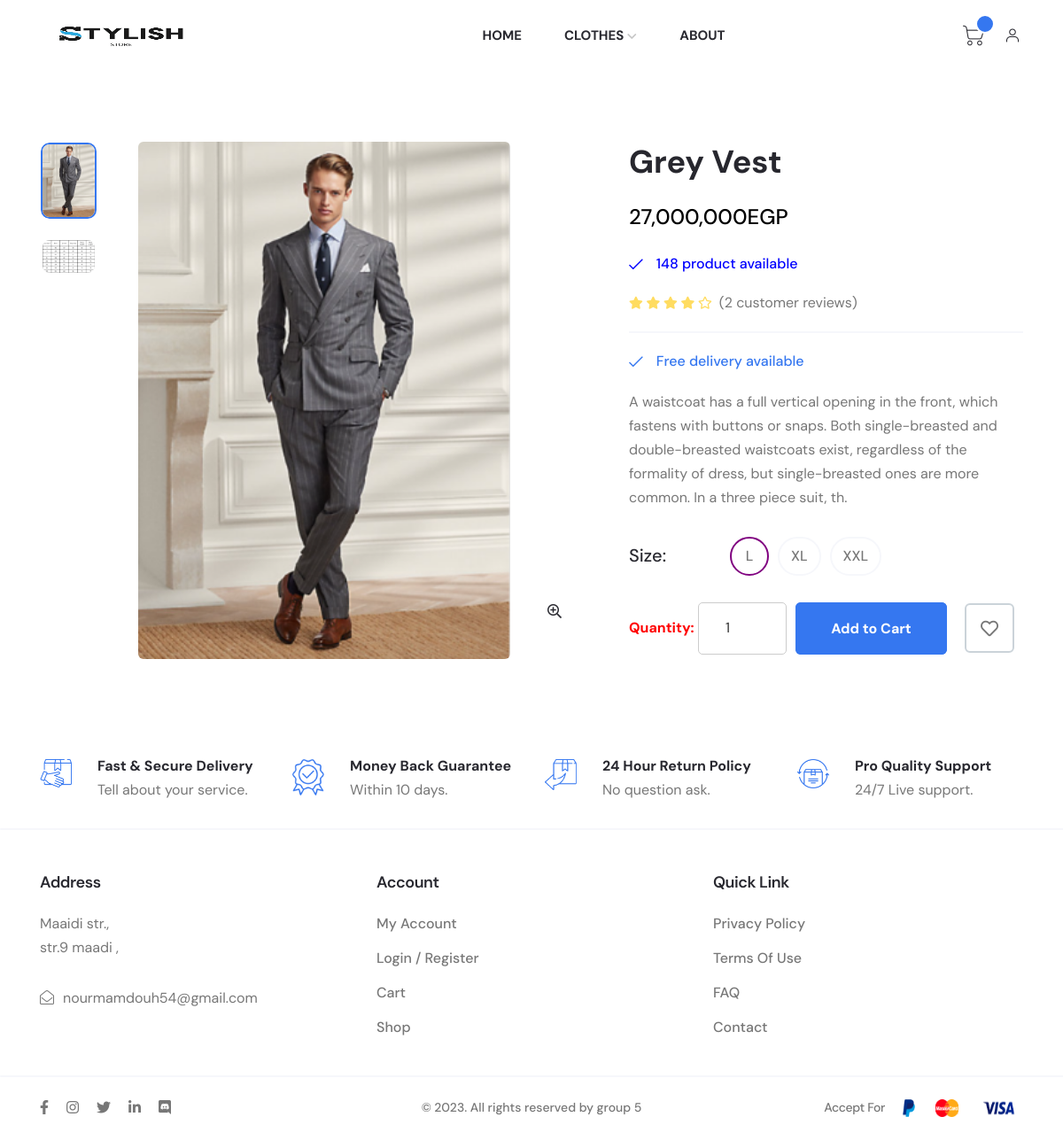
The app's page /web_user/fashionApp.php?act=detail_product&id=90, older data.
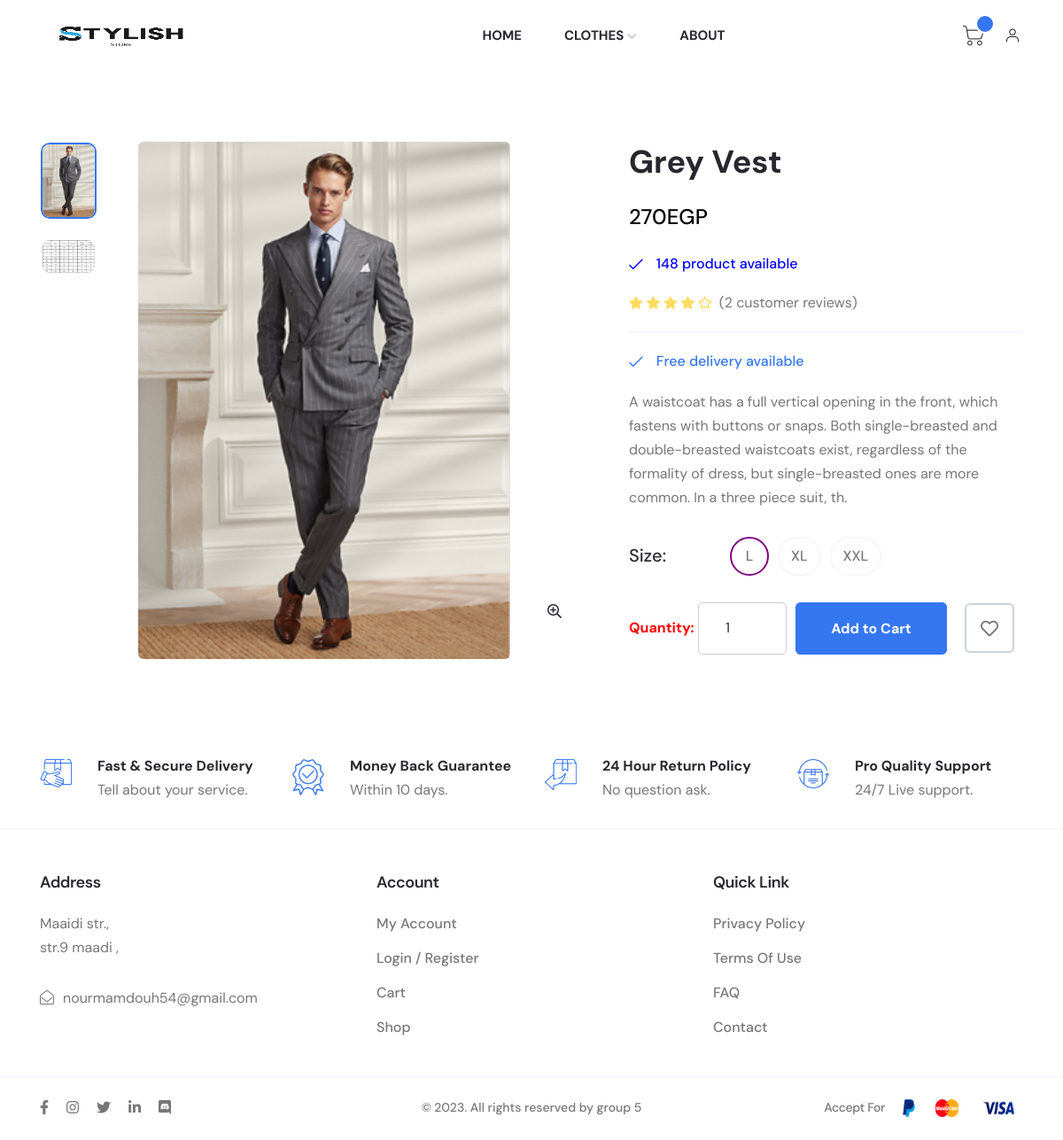
The same page, newer data.
### tables this page shows
CREATE TABLE `tbl_product` (
  `id_product` int(6) NOT NULL,
  `product_name` varchar(255) NOT NULL,
  `quantity` int(11) NOT NULL DEFAULT 0,
  `product_img` varchar(50) NOT NULL,
  `product_prices` int(10) NOT NULL DEFAULT 0,
  `catalog_id` int(4) NOT NULL,
  `employee_entry` int(11) NOT NULL,
  `entry_date` date NOT NULL DEFAULT current_timestamp(),
  `sup_id` int(11) NOT NULL,
  `view` tinyint(4) NOT NULL DEFAULT 0,
  `special` tinyint(4) NOT NULL DEFAULT 0,
  `old_prices` int(11) NOT NULL DEFAULT 0,
  `description` varchar(255) NOT NULL,
  `size` varchar(5) NOT NULL DEFAULT 'L'
);

### model_user/productdb_user.php (called while the page is built, shortened)
<?php
function get_detail_product($id){
    $conn=connectdb();
    $stmt = $conn->prepare("SELECT * FROM tbl_product Where id_product =".$id);
    $stmt->execute();
    $kq=$stmt->fetchAll();
    return $kq;
}
?>

### web_user/detail_product.php (the view, shortened to what the changed rows need)
  <?php
    $i = 0;
    echo '
        <div class="axil-single-product-area axil-section-gap pb--0 bg-color-white">
            <div class="single-product-thumb mb--40">
                <div class="container">
                    <div class="row">
                        <div class="col-lg-7 mb--40">
                            <div class="row">
                                <div class="col-lg-10 order-lg-2">
                                    <div class="single-product-thumbnail-wrap zoom-gallery">
                                        <div class="single-product-thumbnail product-large-thumbnail-3 axil-product">
                                            <div class="thumbnail">
                                                <a href="../uploads/'.$detail_product[0]["product_img"].'" class="popup-zoom">
                                                    <img class="custom_img_detail" src="../uploads/'.$detail_product[0]["product_img"].'" alt="Product Images">
                                                </a>
                                            </div>
                                        </div>
                                        <div class="product-quick-view position-view">
                                            <a href="../uploads/'.$detail_product[0]["product_img"].'" class="popup-zoom">
                                                <i class="far fa-search-plus"></i>
                                            </a>
                                        </div>
                                    </div>
                                </div>
                                <div class="col-lg-2 order-lg-1">
                                    <div class="product-small-thumb-3 small-thumb-wrapper">
                                        <div class="small-thumb-img">
                                            <img src="../uploads/'.$detail_product[0]["product_img"].'" alt="thumb image">
                                        </div>
                                        <div class="small-thumb-img">
                                            <img src="../uploads/size.png" alt="thumb image">
                                        </div>
                                    </div>
                                </div>
                            </div>
                        </div>
                        <div class="col-lg-5 mb--40">
                            <div class="single-product-content">
                                <div class="inner">
                                    <h2 class="product-title">'.$detail_product[0]["product_name"].'</h2>
                                    <span class="price-amount">'.number_format($detail_product[0]["product_prices"]).'EGP</span>';
                                    if ($detail_product[0]["quantity"] == 0) {
                                        echo '
                                            <ul class="product-meta">
                                                <li style="color: red;"><i class="fal fa-times"></i>Run out of stock</li>
                                                <li style="color: red;"><i class="fal fa-times"></i>'.$detail_product[0]["quantity"].' product available</li>
                                            </ul>
                                        ';
                                    } else {
                                        echo '
                                            <ul class="product-meta">
                                                <li style="color: Blue;"><i class="fal fa-check"></i>'.$detail_product[0]["quantity"].' product available</li>
                                            </ul>
                                        ';
                                    }
                                    echo '
                                    <div class="product-rating">
                                        <div class="star-rating">
                                            <i class="fas fa-star"></i>
                                            <i class="fas fa-star"></i>
                                            <i class="fas fa-star"></i>
                                            <i class="fas fa-star"></i>
                                            <i class="far fa-star"></i>
                                        </div>
                                        <div class="review-link">
                                            <a href="#">(<span>2</span> customer reviews)</a>
                                        </div>
                                    </div>
                                    <ul class="product-meta">
                                        <li><i class="fal fa-check"></i>Free delivery available</li>
                                    </ul>
                                    <p class="description">'.$detail_product[0]["description"].'.</p>
                                    <div class="product-variations-wrapper">
                                        <div class="product-variation product-size-variation">
                                            <h6 class="title">Size:</h6>
                                            <ul class="range-variant">
                                                <li onclick="highlightSize(this)" class="active">'.$detail_product[0]["size"].'</li>
                                                <li onclick="highlightSize(this)">XL</li>
                                                <li onclick="highlightSize(this)">XXL</li>
                                            </ul>
                                        </div>
                                    </div>';
                                    echo '
                                    <div class="product-action-wrapper d-flex-center">
                                        <form id="slider_product_'.$i.'" action="fashionApp.php?act=add_cart" method="POST">
                                            <input type="hidden" value="'.$detail_product[0]["product_img"].'" name="img">
                                            <input type="hidden" value="'.$detail_product[0]["product_name"].'" name="name">
                                            <input type="hidden" value="'.$detail_product[0]["product_prices"].'" name="price">
                                            <input type="hidden" value="'.$detail_product[0]["id_product"].'" name="id">
                                            <input type="hidden" value="'.$detail_product[0]["size"].'" name="size">
                                            <label style="color: red; font-weight: bold;">Quantity:</label>
                                            <input style="height: 59.2px; border: 1px solid #ccc; border-radius: 5px; font-size: 16px; color: #333;
                                            width: 100px;" type="number" name="quantity" value="1"  min="1" max="'.$detail_product[0]["quantity"].'" placeholder="quantity"  oninput="limitInput(this)">
                                        </form>
                                        <ul class="product-action d-flex-center mb--0">';
                                            if ($detail_product[0]["quantity"] != 0) {
                                                echo '
                                                    <li class="add-to-cart"><a href="javascript:void(0);" onclick="submitForm('.$i.')" class="axil-btn btn-bg-primary">Add to Cart</a></li>
                                                    <li class="wishlist"><a href="#" class="axil-btn wishlist-btn"><i class="far fa-heart"></i></a></li>
                                                ';
                                            } else {
                                                echo '
                                                <li class="add-to-cart" ><a style="background-color: grey; color: white;"href="#" class="axil-btn" >Out of stock</a></li>
                                                <li class="wishlist"><a href="#" class="axil-btn wishlist-btn"><i class="far fa-heart"></i></a></li>
                                                ';
                                            }
                                    echo '
                                        </ul>
                                    </div>
                                </div>
                            </div>
                        </div>
                    </div>
                </div>
            </div>
        </div>
    ';
?>

Row changes from the older to the newer data that the page shows:
changed tbl_product "Grey Vest": product_prices "27,000,000" → "270"
